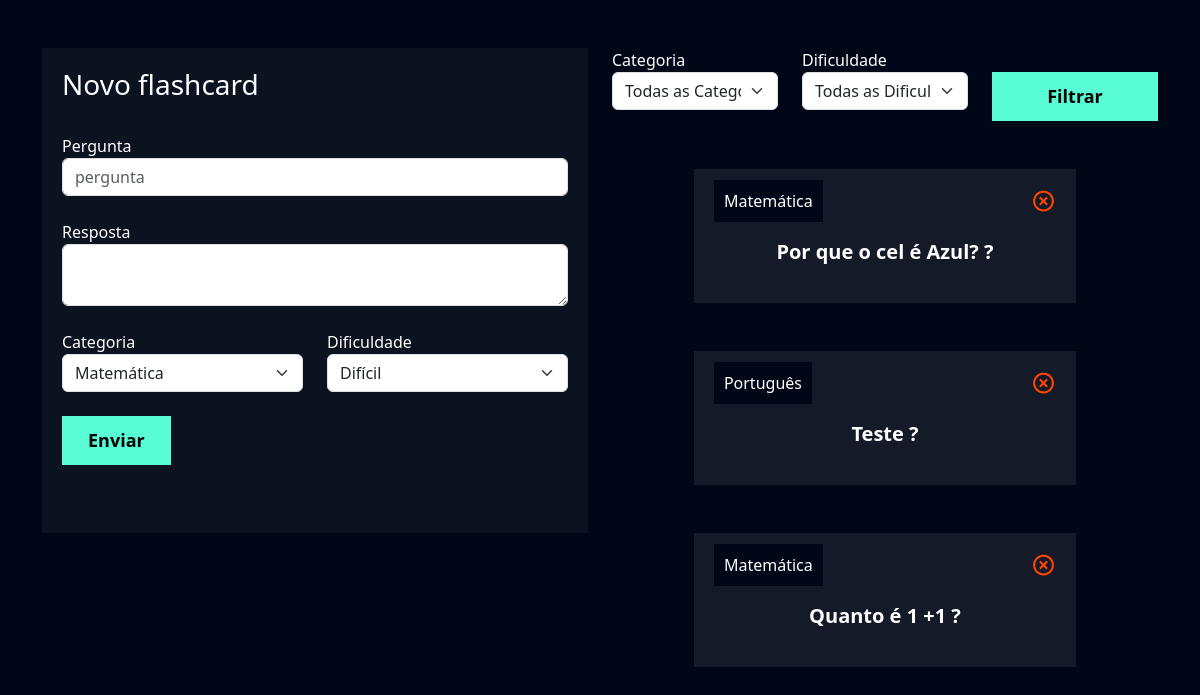
/flashcard/novo_flashcard/ (signed in), run on an earlier commit of the app's database.
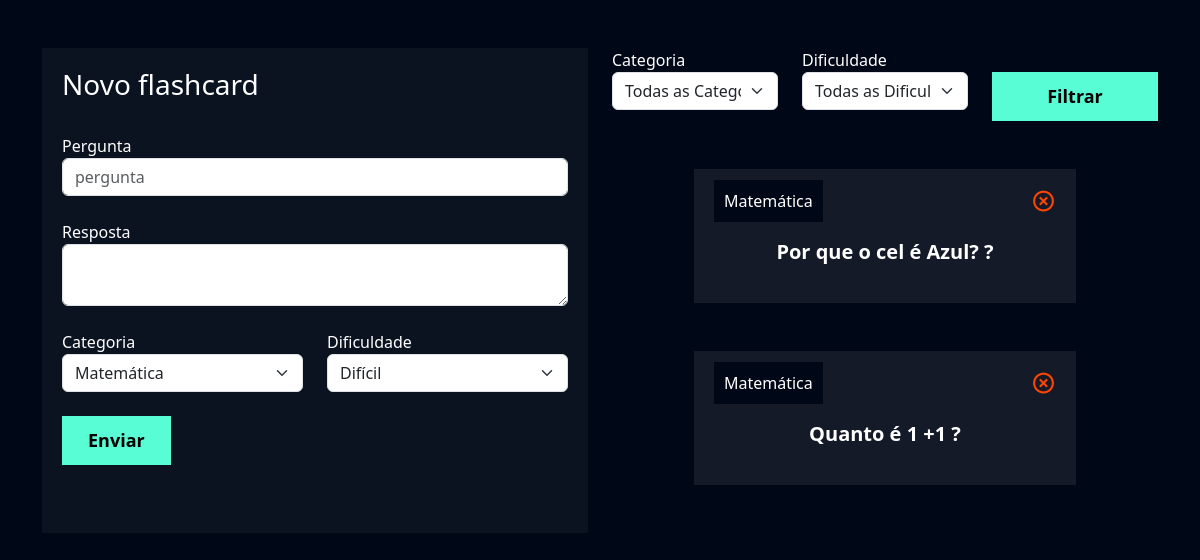
And on a later commit of the database.
### flashcard/models.py (models this page shows)
class Flashcard(models.Model):
    DIFICULDADE_CHOICES = (('D', 'Difícil'), ('M', 'Médio'), ('F', 'Fácil'))
    user = models.ForeignKey(User, on_delete=models.DO_NOTHING)
    pergunta = models.CharField(max_length=100)
    resposta = models.TextField()
    categoria = models.ForeignKey(Categoria, on_delete=models.DO_NOTHING)
    dificuldade = models.CharField(max_length=1, choices=DIFICULDADE_CHOICES)

class Categoria(models.Model):
    nome = models.CharField(max_length=20)

### flashcard/views.py (the view, shortened to what this page needs)
# urls.py: path('novo_flashcard/', views.novo_flashcard, name='novo_flashcard'),
def novo_flashcard(request):
    if not request.user.is_authenticated:
        return redirect('/usuarios/logar')
    if request.method == 'GET':
        categorias = Categoria.objects.all()
        dificuldades = Flashcard.DIFICULDADE_CHOICES
        flashcards = Flashcard.objects.filter(user=request.user)
        categoria_filtrar = request.GET.get('categoria')
        dificuldade_filtrar = request.GET.get('dificuldade')
        if categoria_filtrar:
             flashcards = flashcards.filter(categoria__id=categoria_filtrar)
        if dificuldade_filtrar:
            flashcards = flashcards.filter(dificuldade=dificuldade_filtrar)
        return render(
            request,
            'novo_flashcard.html',
            {
                'categorias': categorias,
                'dificuldades': dificuldades,
                'flashcards': flashcards,
            }
        )

### flashcard/templates/novo_flashcard.html (shortened to what the changed rows need)
{% extends "base.html" %}
{% load static %}
{% block 'cabecalho' %}
    <link href="{% static 'usuarios/css/cadastro.css' %}" rel="stylesheet">
    <link href='https://unpkg.com/boxicons@2.1.4/css/boxicons.min.css' rel='stylesheet'>
    <link href="{% static 'flashcard/css/novo_flashcard.css' %}" rel="stylesheet">
{% endblock 'cabecalho' %}
{% block 'conteudo' %}
    <div class="container">
        <br>
        <br>
        <div class="row">
            <div class="col-md">
                <br>
                <br>
                {% for flash in flashcards %}
                    <div class="box-new-flashcard"  onclick="flip_card({{flash.id}})">
                            <div class="flashcard">
                                <div class="flashcard-categoria">
                                    {{flash.categoria.nome}}
                                </div>
                                <a href="{% url 'deletar_flashcard' flash.id %}"><i class='icone-exit bx bx-x-circle'></i></a>
                                <br>
                                <br>
                                <div class="flashcard-box-item">
                                    <p class="flashcard-item">{{flash.pergunta}} ?</p>
                                </div>
                            </div>
                        </div>
                        <br>
                        <br>
                {% endfor %}
            </div>
        </div>
    </div>
{% endblock 'conteudo' %}

What changed in the data, as far as the page shows it:
removed Flashcard: categoria.nome "Português", pergunta "Teste"
